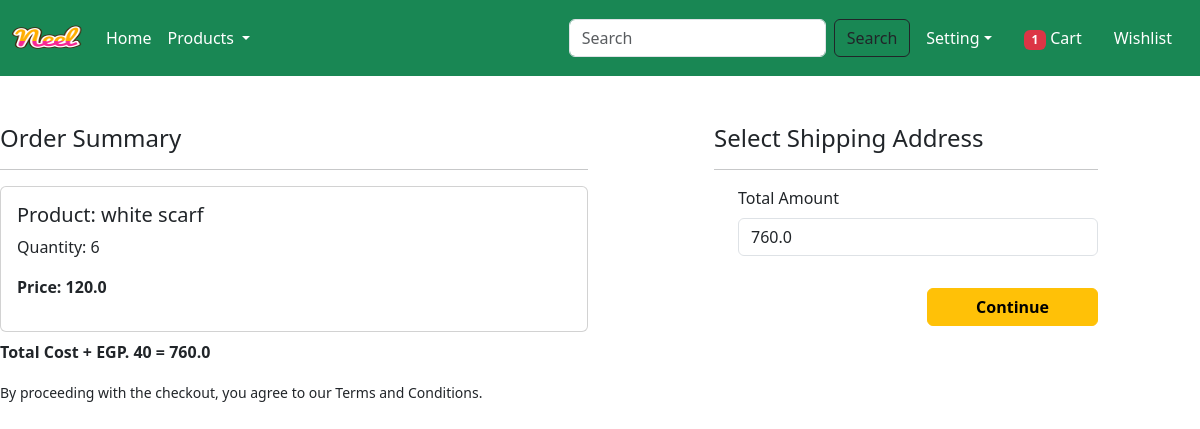
Screenshot of /checkout/ (signed in) with the database file from the repository.
### app/models.py (models this page shows, shortened)
class Cart(models.Model):
    user = models.ForeignKey(User, on_delete=models.CASCADE)
    product = models.ForeignKey(Product ,on_delete=models.CASCADE)
    quantity = models.PositiveIntegerField(default=1)

class Product(models.Model):
    title = models.CharField(max_length=100)
    selling_price = models.FloatField()
    discounted_price = models.FloatField()
    description = models.TextField()
    composition = models.TextField(default='')
    prodapp = models.TextField(default='')
    category = models.CharField(choices=CATEGORY_CHOICES, max_length=20)
    product_image = models.ImageField(upload_to = 'product')

### app/views.py (the view)
# urls.py: path('checkout/', views.checkout.as_view(), name='checkout'),
@method_decorator(login_required,name='dispatch')
class checkout(View):
    def get(self,request):
        totalitem = 0
        if request.user.is_authenticated:
            totalitem = len(Cart.objects.filter(user=request.user))
        user =request.user
        add=Customer.objects.filter(user=user)
        cart_items=Cart.objects.filter(user=user)
        famount =0
        for p in cart_items :
                value = p.quantity * p.product.discounted_price
                famount = famount + value
        totalamount = famount +40
        return render(request ,'app/checkout.html',locals())

### app/templates/app/checkout.html (shortened to what this page needs)
{% extends 'app/base.html' %}
{% load static %}
{% block main-content %}
<div class = "cintainer">
 <div class=" row mt-5" >
    <div class="col-sm-6">
        <h4>Order Summary</h4>
        <hr>
        {% for item in cart_items %}
          <div class = "card mb-2">
            <div class = "card-body">
                <h5> Product: {{item.product.title}}</h5>
                <p> Quantity: {{item.quantity}}</p>
                <p class = "fw-bold"> Price: {{item.product.discounted_price}}</p>
            </div>
          </div>
        {% endfor %}
        <p class="fw-bold"> Total Cost + EGP. 40 = {{totalamount}}</p>
        <small>By proceeding with the checkout, you agree to our Terms and Conditions.</small>
    </div>
    <div class="col-sm-4 offset-sm-1">
        <h4>Select Shipping Address</h4>
        <hr>
        <form method="post" id="myform">
            <div class="form-check mb-3">
                <label for="totamount" class="form-label">Total Amount</label>
                <input type="number" class="form-control" name="totalamount" value={{totalamount}} readonly>
            </div>
            <div class="text-end">
                <button type="submit" class="btn btn-warning mt-3 px-5 fw-bold"> Continue </button>
            </div>
        </form>
    </div>
 </div>
</div>
{% endblock main-content %}

### rows the page displays
Cart: product "white scarf", quantity "6", product.discounted_price "120.0"

### other values shown
{{ totalitem }} "1"
{{ totalamount }} "760.0"
